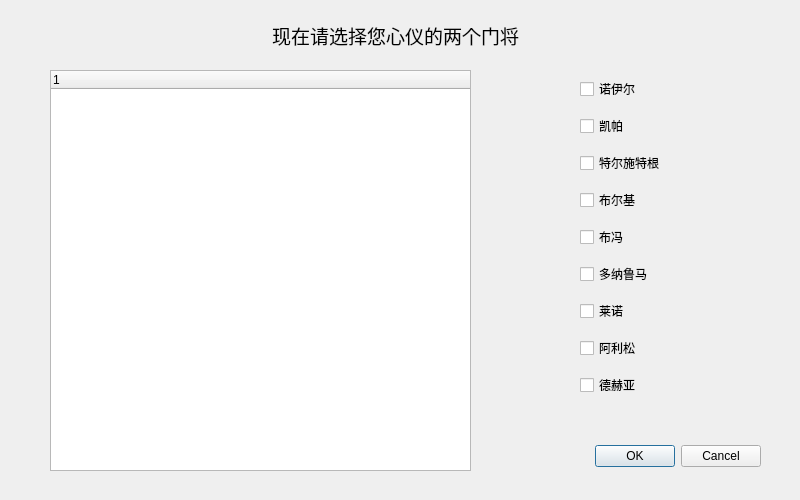
<?xml version="1.0" encoding="UTF-8"?>
<ui version="4.0">
 <class>ChooseGoalKeeperDialog</class>
 <widget class="QDialog" name="ChooseGoalKeeperDialog">
  <property name="geometry">
   <rect>
    <x>0</x>
    <y>0</y>
    <width>800</width>
    <height>500</height>
   </rect>
  </property>
  <property name="minimumSize">
   <size>
    <width>800</width>
    <height>500</height>
   </size>
  </property>
  <property name="windowTitle">
   <string>Dialog</string>
  </property>
  <widget class="QDialogButtonBox" name="buttonBox">
   <property name="geometry">
    <rect>
     <x>420</x>
     <y>440</y>
     <width>341</width>
     <height>32</height>
    </rect>
   </property>
   <property name="orientation">
    <enum>Qt::Horizontal</enum>
   </property>
   <property name="standardButtons">
    <set>QDialogButtonBox::Cancel|QDialogButtonBox::Ok</set>
   </property>
  </widget>
  <widget class="QLabel" name="label">
   <property name="geometry">
    <rect>
     <x>240</x>
     <y>0</y>
     <width>311</width>
     <height>71</height>
    </rect>
   </property>
   <property name="font">
    <font>
     <family>微软雅黑</family>
     <pointsize>14</pointsize>
    </font>
   </property>
   <property name="text">
    <string>现在请选择您心仪的两个门将</string>
   </property>
   <property name="alignment">
    <set>Qt::AlignCenter</set>
   </property>
  </widget>
  <widget class="QTreeWidget" name="treeWidget">
   <property name="geometry">
    <rect>
     <x>50</x>
     <y>70</y>
     <width>421</width>
     <height>401</height>
    </rect>
   </property>
   <column>
    <property name="text">
     <string notr="true">1</string>
    </property>
   </column>
  </widget>
  <widget class="QWidget" name="widget" native="true">
   <property name="geometry">
    <rect>
     <x>580</x>
     <y>70</y>
     <width>161</width>
     <height>341</height>
    </rect>
   </property>
   <layout class="QVBoxLayout" name="verticalLayout">
    <item>
     <widget class="QCheckBox" name="checkBox">
      <property name="text">
       <string>诺伊尔</string>
      </property>
     </widget>
    </item>
    <item>
     <widget class="QCheckBox" name="checkBox_2">
      <property name="text">
       <string>凯帕</string>
      </property>
     </widget>
    </item>
    <item>
     <widget class="QCheckBox" name="checkBox_3">
      <property name="text">
       <string>特尔施特根</string>
      </property>
     </widget>
    </item>
    <item>
     <widget class="QCheckBox" name="checkBox_4">
      <property name="text">
       <string>布尔基</string>
      </property>
     </widget>
    </item>
    <item>
     <widget class="QCheckBox" name="checkBox_5">
      <property name="text">
       <string>布冯</string>
      </property>
     </widget>
    </item>
    <item>
     <widget class="QCheckBox" name="checkBox_6">
      <property name="text">
       <string>多纳鲁马</string>
      </property>
     </widget>
    </item>
    <item>
     <widget class="QCheckBox" name="checkBox_7">
      <property name="text">
       <string>莱诺</string>
      </property>
     </widget>
    </item>
    <item>
     <widget class="QCheckBox" name="checkBox_8">
      <property name="text">
       <string>阿利松</string>
      </property>
     </widget>
    </item>
    <item>
     <widget class="QCheckBox" name="checkBox_9">
      <property name="text">
       <string>德赫亚</string>
      </property>
     </widget>
    </item>
   </layout>
  </widget>
 </widget>
 <resources/>
 <connections>
  <connection>
   <sender>buttonBox</sender>
   <signal>accepted()</signal>
   <receiver>ChooseGoalKeeperDialog</receiver>
   <slot>accept()</slot>
   <hints>
    <hint type="sourcelabel">
     <x>248</x>
     <y>254</y>
    </hint>
    <hint type="destinationlabel">
     <x>157</x>
     <y>274</y>
    </hint>
   </hints>
  </connection>
  <connection>
   <sender>buttonBox</sender>
   <signal>rejected()</signal>
   <receiver>ChooseGoalKeeperDialog</receiver>
   <slot>reject()</slot>
   <hints>
    <hint type="sourcelabel">
     <x>316</x>
     <y>260</y>
    </hint>
    <hint type="destinationlabel">
     <x>286</x>
     <y>274</y>
    </hint>
   </hints>
  </connection>
 </connections>
</ui>
